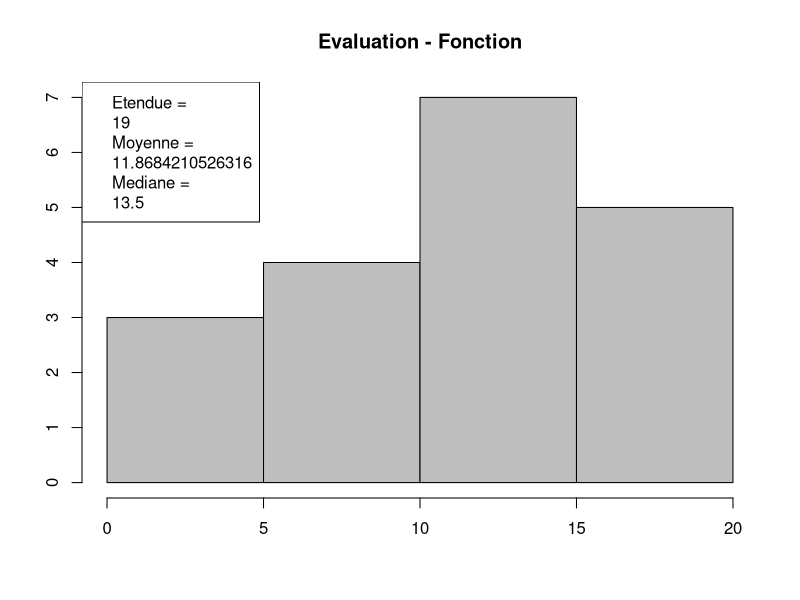

The R source for this figure:

# Exec with : R -q --vanilla < bilan-eval.R

# Notes sur l'évaluation de statistiques

ie1 = c(18.5 , 3.5 , 14 , 14.5, 11 , 2 , 7 ,   12 , 5.5 ,   16 ,
        15   ,   4 , 15 ,  11 , 12 , 5 , 8 , 13.5 ,  20 , 12.5 ,
        10.5 ,  1)

etendu = max(ie1) - min(ie1)
med = median(ie1)
moy = mean(ie1)


#pdf(file="ie1.pdf")
#    hist(ie1, col="grey", main="Evaluation 1 - Statistiques",
#     xlab=NULL, ylab=NULL)
#     legend("topleft",c("Etendue = ", etendu, "Moyenne =", moy, "Mediane =", med) )

# Notes sur l'évaluation fonctions


ie2 = c(17.5, 18, 13.5, 3.5, 7.5, 11, 6, 15, 20, 1, 14,
        13.5, 13.5, 6.5, 20, 20, 13, 8, 4)


etendu = max(ie2) - min(ie2)
med = median(ie2)
moy = mean(ie2)


pdf(file="ie2.pdf")
    hist(ie2, col="grey", main="Evaluation - Fonction",
     xlab=NULL, ylab=NULL)
     legend("topleft",c("Etendue = ", etendu, "Moyenne =", moy, "Mediane =", med) )


